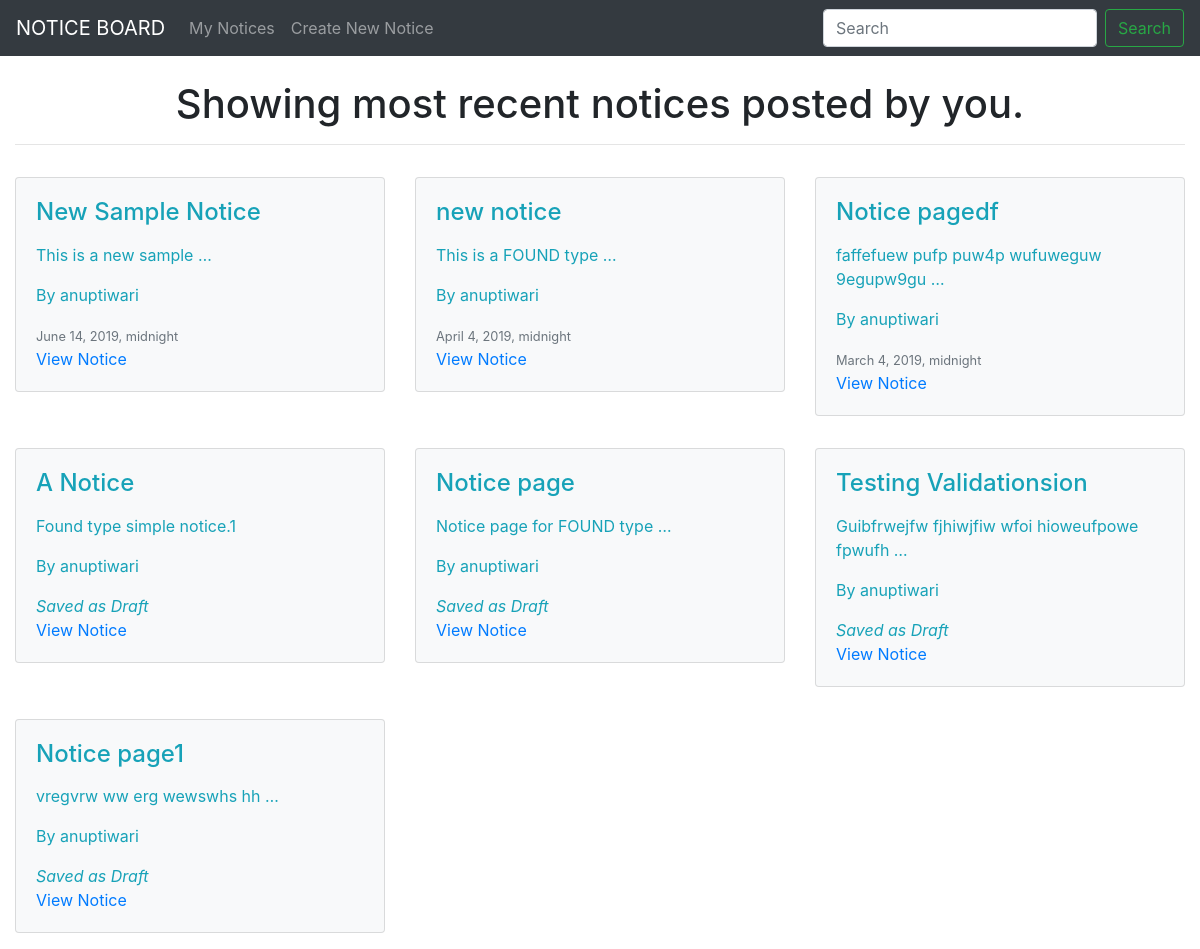
The app's page /notices/ (signed in) with its own data.
### noticeboard/models.py (models this page shows, shortened)
class notice(models.Model):
    noticeUser  = models.ForeignKey(User, default=1, null=True, on_delete=models.SET_NULL)
    noticeTitle = models.CharField(max_length=25)
    noticeImage = models.ImageField(upload_to='images/', blank=True, null=True)
    noticeSlug  = models.SlugField(unique=True)
    noticeType  = models.CharField(max_length=10)
    noticeBody  = models.TextField(max_length=240)
    publishDate = models.DateTimeField(auto_now=False, auto_now_add=False, null=True, blank=True)
    timestamp   = models.DateTimeField(auto_now_add=True)
    updateDate  = models.DateTimeField(auto_now=True)
    objects = noticeManager()
    class Meta:
        ordering = ['-publishDate', '-updateDate', '-timestamp']
    def postUrl(self):
        return f"/notice/notice-details/{self.noticeSlug}"

### noticeboard/views.py (the view)
# urls.py: path('notices/', listNotices),
def listNotices(request):
    customTitle = False
    qs = notice.objects.all().published()
    if request.user.is_authenticated:
        my_qs = notice.objects.filter(noticeUser = request.user)
        qs = (qs | my_qs ).distinct()
        customTitle = True
    context = {"objects": qs, "customTitle": customTitle}
    templateName = "listNotices.html"
    return render(request, templateName, context)

### noticeboard/models.py (called while the page is built)
    def published(self):
        now = timezone.now()
        return self.filter(publishDate__lte=now)

    def get_queryset(self):
        return noticeQuerySet(self.model, using=self._db)

### noticeboard/templates/listNotices.html
{% extends "layout.html" %}
{% block content %}
        <br>
        {% if customTitle %}
            <h1 align="center">Showing most recent notices posted by you.</h1>
        {% else %}
            <h1 align="center">Showing most recent Notices.</h1>
        {% endif %}
        <hr>
        <div class="row">
            {% for notice in objects %}
                {% include "notice-list-inline.html" with notice=notice truncate=True details=False %}
            {% endfor %}
        </div>
{% endblock %}

### noticeboard/templates/notice-list-inline.html (shortened to what this page needs)
<div class="col-12 col-md-4 mb-3 mt-3">
    <div class="card bg-light text-info">
        <div class="card-body">
            <h4 class="card-title">{{ notice.noticeTitle }}</h4>
            <p class="card-text">
                {% if truncate %}
                    {{ notice.noticeBody | linebreaks | truncatewords:5}}
                {% else %}
                    {{ notice.noticeBody | linebreaks }}
                {% endif %}
            </p>
            {% if not details %}
            <p class="card-text">By {{ notice.noticeUser }}</p>
                {% if not notice.publishDate %}
                    <i>Saved as Draft</i>
                {% else %}
                    <small class="text-muted">{{ notice.publishDate }}</small>
                {% endif %}<br>
                <a href="{{ notice.postUrl }}" >View Notice</a>
            {% endif %}
        </div>
    </div>
</div>

### records on screen
notice: noticeTitle "New Sample Notice", noticeBody "This is a new sample …", noticeUser "anuptiwari", publishDate "June 14, 2019, midnight"
notice: noticeTitle "new notice", noticeBody "This is a FOUND type …", noticeUser "anuptiwari", publishDate "April 4, 2019, midnight"
notice: noticeTitle "Notice pagedf", noticeBody "faffefuew pufp puw4p wufuweguw 9egupw9gu …", noticeUser "anuptiwari", publishDate "March 4, 2019, midnight"
notice: noticeTitle "A Notice", noticeBody "Found type simple notice.1", noticeUser "anuptiwari", shows "Saved as Draft"
notice: noticeTitle "Notice page", noticeBody "Notice page for FOUND type …", noticeUser "anuptiwari", shows "Saved as Draft"
notice: noticeTitle "Testing Validationsion", noticeBody "Guibfrwejfw fjhiwjfiw wfoi hioweufpowe fpwufh …", noticeUser "anuptiwari", shows "Saved as Draft"
notice: noticeTitle "Notice page1", noticeBody "vregvrw ww erg wewswhs hh …", noticeUser "anuptiwari", shows "Saved as Draft"
